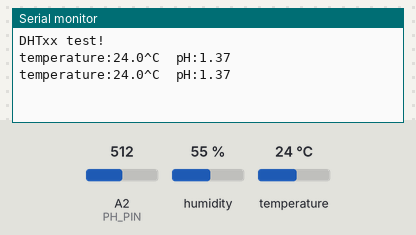
Simulated run of this sketch. Board: Arduino Uno, built with avr-gcc and run on an emulated ATmega328P. On the bench: the last lines printed to the serial monitor. Inputs (shaded band) come from the test bench; at power-on: temperature 24 °C, A2 (PH_PIN) = 512, humidity 55 %.

Above: at 5.8 s.
5.9 s: temperature set to 12 °C
At 8.5 s:
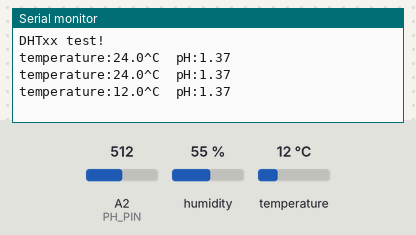
9.0 s: A2 (PH_PIN) set to 716
At 9.8 s:
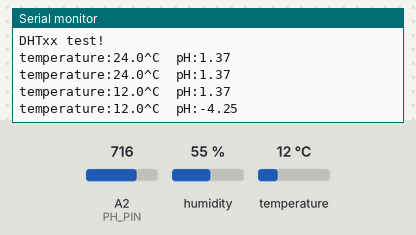
12.1 s: temperature set to 19 °C
At 14.6 s:
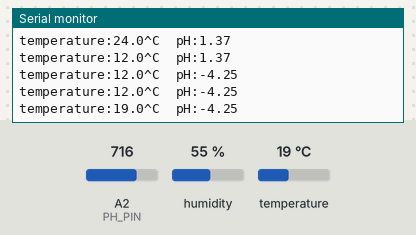
15.2 s: A2 (PH_PIN) set to 900
At 15.8 s:
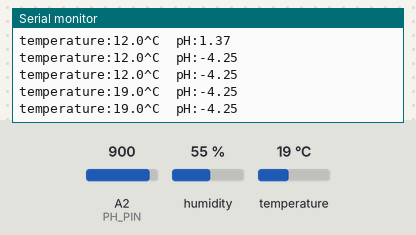
Timing chart, 0 to 18.2 s (numbered marks = the images above; inputs shaded):
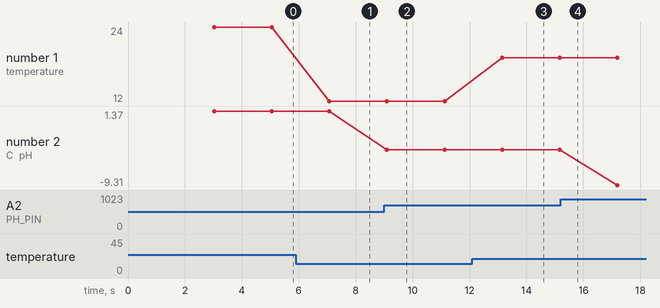

Measured:
- after the input at 5.9 s, the serial monitor: prints a new line after 1.2 s (image 1)
- after the input at 9.0 s, the serial monitor: prints a new line after 0.10 s (image 2)
- after the input at 12.1 s, the serial monitor: prints a new line after 1.0 s (image 3)
- plotted number 1: 24 → 12 after the input at 5.9 s, 12 → 19 after the input at 12.1 s
- plotted number 2: 1.37 → -4.25 after the input at 9.0 s, -4.25 → -9.31 after the input at 15.2 s

The sketch:

Gravity_Analog_pH.ino
```cpp
/*
 * Serial Commands:
 *   enterph -> enter the calibration mode
 *   calph   -> calibrate with the standard buffer solution, two buffer solutions(4.0 and 7.0) will be automaticlly recognized
 *   exitph  -> save the calibrated parameters and exit from calibration mode
*/
#include "DHT.h"
#define DHTPIN 6     // Digital pin connected to the DHT sensor
#define DHTTYPE DHT11   // DHT 11
DHT dht(DHTPIN, DHTTYPE);
#include "DFRobot_PH.h"
#include <EEPROM.h>

#define PH_PIN A2
float voltage,phValue,temperature;
DFRobot_PH ph;

void setup()
{

    Serial.begin(9600);
    Serial.println(F("DHTxx test!"));
    dht.begin();
    ph.begin();
}

void loop()
{
    static unsigned long timepoint = millis();
    if(millis()-timepoint>1000U){                  //time interval: 1s
        timepoint = millis();
        temperature = readTemperature();         // read your temperature sensor to execute temperature compensation
        voltage = analogRead(PH_PIN)/1024.0*5000;  // read the voltage
        phValue = ph.readPH(voltage,temperature);  // convert voltage to pH with temperature compensation
        Serial.print("temperature:");
        Serial.print(temperature,1);
        Serial.print("^C  pH:");
        Serial.println(phValue,2);
    }
    ph.calibration(voltage,temperature);           // calibration process by Serail CMD
}

float readTemperature()
{
  delay(2000);
  float t = dht.readTemperature();
  if (isnan(t)) {
    Serial.println(F("Failed to read from DHT sensor!"));
  }
  return t;
}
```
